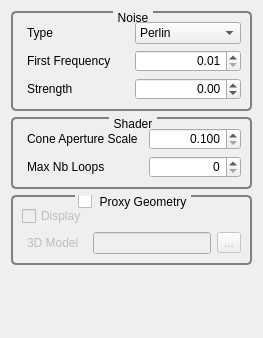
<?xml version="1.0" encoding="UTF-8"?>
<ui version="4.0">
 <class>GvQCustomEditor</class>
 <widget class="QWidget" name="GvQCustomEditor">
  <property name="geometry">
   <rect>
    <x>0</x>
    <y>0</y>
    <width>263</width>
    <height>338</height>
   </rect>
  </property>
  <property name="windowTitle">
   <string>Custom Editor</string>
  </property>
  <property name="styleSheet">
   <string>QGroupBox
{
     background-color: qlineargradient(x1: 0, y1: 0, x2: 0, y2: 1,
                                       stop: 0 #E0E0E0, stop: 1 #FFFFFF);
     border: 2px solid gray;
     border-radius: 5px;
     margin-top: 1ex; /* leave space at the top for the title */
 }

 QGroupBox::title
{
	 subcontrol-origin: margin;
     subcontrol-position: top center; /* position at the top center */
     padding: 0 3px;
     background-color: qlineargradient(x1: 0, y1: 0, x2: 0, y2: 1,
                                       stop: 0 #FFOECE, stop: 1 #FFFFFF);
 }

QLabel
{
	border-radius: 4px;
	padding: 2px;
 }
</string>
  </property>
  <layout class="QVBoxLayout" name="verticalLayout">
   <item>
    <widget class="QGroupBox" name="groupBox_4">
     <property name="enabled">
      <bool>true</bool>
     </property>
     <property name="title">
      <string>Noise</string>
     </property>
     <layout class="QGridLayout" name="gridLayout">
      <item row="0" column="0">
       <widget class="QLabel" name="label_3">
        <property name="text">
         <string>Type</string>
        </property>
       </widget>
      </item>
      <item row="0" column="1">
       <widget class="QComboBox" name="_noiseComboBox">
        <item>
         <property name="text">
          <string>Perlin</string>
         </property>
        </item>
       </widget>
      </item>
      <item row="1" column="0">
       <widget class="QLabel" name="label_9">
        <property name="text">
         <string>First Frequency</string>
        </property>
       </widget>
      </item>
      <item row="1" column="1">
       <widget class="QDoubleSpinBox" name="_noiseFirstFrequencySpinBox">
        <property name="alignment">
         <set>Qt::AlignRight|Qt::AlignTrailing|Qt::AlignVCenter</set>
        </property>
        <property name="minimum">
         <double>0.010000000000000</double>
        </property>
        <property name="singleStep">
         <double>0.100000000000000</double>
        </property>
       </widget>
      </item>
      <item row="2" column="0">
       <widget class="QLabel" name="label_10">
        <property name="text">
         <string>Strength</string>
        </property>
       </widget>
      </item>
      <item row="2" column="1">
       <widget class="QDoubleSpinBox" name="_noiseStrengthSpinBox">
        <property name="alignment">
         <set>Qt::AlignRight|Qt::AlignTrailing|Qt::AlignVCenter</set>
        </property>
        <property name="minimum">
         <double>-99.989999999999995</double>
        </property>
        <property name="singleStep">
         <double>0.100000000000000</double>
        </property>
       </widget>
      </item>
     </layout>
    </widget>
   </item>
   <item>
    <widget class="QGroupBox" name="groupBox_3">
     <property name="title">
      <string>Shader</string>
     </property>
     <layout class="QGridLayout" name="gridLayout_2">
      <item row="0" column="0">
       <widget class="QLabel" name="label_11">
        <property name="text">
         <string>Cone Aperture Scale</string>
        </property>
       </widget>
      </item>
      <item row="0" column="1">
       <widget class="QDoubleSpinBox" name="_coneApartureScaleDoubleSpinBox">
        <property name="alignment">
         <set>Qt::AlignRight|Qt::AlignTrailing|Qt::AlignVCenter</set>
        </property>
        <property name="decimals">
         <number>3</number>
        </property>
        <property name="minimum">
         <double>0.100000000000000</double>
        </property>
        <property name="maximum">
         <double>10.000000000000000</double>
        </property>
        <property name="singleStep">
         <double>0.100000000000000</double>
        </property>
       </widget>
      </item>
      <item row="1" column="0">
       <widget class="QLabel" name="label">
        <property name="toolTip">
         <string>during the main GigaSpace pipeline pass (GLSL shader)</string>
        </property>
        <property name="text">
         <string>Max Nb Loops</string>
        </property>
       </widget>
      </item>
      <item row="1" column="1">
       <widget class="QSpinBox" name="_maxNbLoopsSpinBox">
        <property name="toolTip">
         <string>during the main GigaSpace pipeline pass (GLSL shader)</string>
        </property>
        <property name="alignment">
         <set>Qt::AlignRight|Qt::AlignTrailing|Qt::AlignVCenter</set>
        </property>
        <property name="maximum">
         <number>10000</number>
        </property>
       </widget>
      </item>
     </layout>
    </widget>
   </item>
   <item>
    <widget class="QGroupBox" name="_proxyGeometryGroupBox">
     <property name="title">
      <string>Proxy Geometry</string>
     </property>
     <property name="checkable">
      <bool>true</bool>
     </property>
     <property name="checked">
      <bool>false</bool>
     </property>
     <layout class="QGridLayout" name="gridLayout_3">
      <item row="0" column="0">
       <widget class="QCheckBox" name="_proxyGeometryDisplayCheckBox">
        <property name="text">
         <string>Display</string>
        </property>
       </widget>
      </item>
      <item row="1" column="0">
       <widget class="QLabel" name="label_4">
        <property name="toolTip">
         <string/>
        </property>
        <property name="text">
         <string>3D Model</string>
        </property>
       </widget>
      </item>
      <item row="1" column="1">
       <widget class="QLineEdit" name="_3DModelLineEdit">
        <property name="dragEnabled">
         <bool>false</bool>
        </property>
        <property name="readOnly">
         <bool>true</bool>
        </property>
       </widget>
      </item>
      <item row="1" column="2">
       <widget class="QToolButton" name="_3DModelToolButton">
        <property name="toolTip">
         <string>Load 3D model</string>
        </property>
        <property name="text">
         <string>...</string>
        </property>
       </widget>
      </item>
     </layout>
    </widget>
   </item>
   <item>
    <spacer name="verticalSpacer">
     <property name="orientation">
      <enum>Qt::Vertical</enum>
     </property>
     <property name="sizeHint" stdset="0">
      <size>
       <width>20</width>
       <height>60</height>
      </size>
     </property>
    </spacer>
   </item>
  </layout>
  <zorder>groupBox_4</zorder>
  <zorder>groupBox_3</zorder>
  <zorder>_proxyGeometryGroupBox</zorder>
 </widget>
 <resources/>
 <connections/>
</ui>
